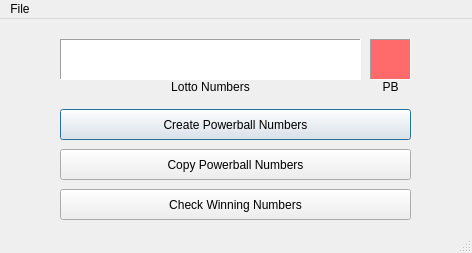
<?xml version="1.0" encoding="UTF-8"?>
<ui version="4.0">
 <class>MainWindow</class>
 <widget class="QMainWindow" name="MainWindow">
  <property name="geometry">
   <rect>
    <x>0</x>
    <y>0</y>
    <width>472</width>
    <height>253</height>
   </rect>
  </property>
  <property name="windowTitle">
   <string>Powerball Ticket Generator</string>
  </property>
  <widget class="QWidget" name="centralwidget">
   <widget class="QPushButton" name="powerball_generator">
    <property name="geometry">
     <rect>
      <x>60</x>
      <y>90</y>
      <width>351</width>
      <height>31</height>
     </rect>
    </property>
    <property name="text">
     <string>Create Powerball Numbers</string>
    </property>
    <property name="autoDefault">
     <bool>false</bool>
    </property>
    <property name="default">
     <bool>true</bool>
    </property>
    <property name="flat">
     <bool>false</bool>
    </property>
   </widget>
   <widget class="QTextEdit" name="lotto_num_field">
    <property name="geometry">
     <rect>
      <x>60</x>
      <y>20</y>
      <width>301</width>
      <height>41</height>
     </rect>
    </property>
    <property name="font">
     <font>
      <family>Arial Black</family>
      <pointsize>16</pointsize>
      <weight>75</weight>
      <bold>true</bold>
     </font>
    </property>
    <property name="frameShape">
     <enum>QFrame::Panel</enum>
    </property>
    <property name="html">
     <string>&lt;!DOCTYPE HTML PUBLIC &quot;-//W3C//DTD HTML 4.0//EN&quot; &quot;http://www.w3.org/TR/REC-html40/strict.dtd&quot;&gt;
&lt;html&gt;&lt;head&gt;&lt;meta name=&quot;qrichtext&quot; content=&quot;1&quot; /&gt;&lt;style type=&quot;text/css&quot;&gt;
p, li { white-space: pre-wrap; }
&lt;/style&gt;&lt;/head&gt;&lt;body style=&quot; font-family:'Arial Black'; font-size:16pt; font-weight:600; font-style:normal;&quot;&gt;
&lt;p align=&quot;right&quot; style=&quot;-qt-paragraph-type:empty; margin-top:0px; margin-bottom:0px; margin-left:0px; margin-right:0px; -qt-block-indent:0; text-indent:0px; font-family:'MS Shell Dlg 2'; font-weight:400;&quot;&gt;&lt;br /&gt;&lt;/p&gt;&lt;/body&gt;&lt;/html&gt;</string>
    </property>
   </widget>
   <widget class="QPushButton" name="powerball_copy">
    <property name="geometry">
     <rect>
      <x>60</x>
      <y>130</y>
      <width>351</width>
      <height>31</height>
     </rect>
    </property>
    <property name="text">
     <string>Copy Powerball Numbers</string>
    </property>
   </widget>
   <widget class="QTextEdit" name="powerball_num_field">
    <property name="geometry">
     <rect>
      <x>370</x>
      <y>20</y>
      <width>41</width>
      <height>41</height>
     </rect>
    </property>
    <property name="palette">
     <palette>
      <active>
       <colorrole role="Base">
        <brush brushstyle="SolidPattern">
         <color alpha="255">
          <red>255</red>
          <green>107</green>
          <blue>107</blue>
         </color>
        </brush>
       </colorrole>
      </active>
      <inactive>
       <colorrole role="Base">
        <brush brushstyle="SolidPattern">
         <color alpha="255">
          <red>255</red>
          <green>107</green>
          <blue>107</blue>
         </color>
        </brush>
       </colorrole>
      </inactive>
      <disabled>
       <colorrole role="Base">
        <brush brushstyle="SolidPattern">
         <color alpha="255">
          <red>240</red>
          <green>240</green>
          <blue>240</blue>
         </color>
        </brush>
       </colorrole>
      </disabled>
     </palette>
    </property>
    <property name="font">
     <font>
      <family>Arial Black</family>
      <pointsize>16</pointsize>
      <weight>75</weight>
      <bold>true</bold>
     </font>
    </property>
    <property name="frameShape">
     <enum>QFrame::Panel</enum>
    </property>
    <property name="html">
     <string>&lt;!DOCTYPE HTML PUBLIC &quot;-//W3C//DTD HTML 4.0//EN&quot; &quot;http://www.w3.org/TR/REC-html40/strict.dtd&quot;&gt;
&lt;html&gt;&lt;head&gt;&lt;meta name=&quot;qrichtext&quot; content=&quot;1&quot; /&gt;&lt;style type=&quot;text/css&quot;&gt;
p, li { white-space: pre-wrap; }
&lt;/style&gt;&lt;/head&gt;&lt;body style=&quot; font-family:'Arial Black'; font-size:16pt; font-weight:600; font-style:normal;&quot;&gt;
&lt;p align=&quot;center&quot; style=&quot;-qt-paragraph-type:empty; margin-top:0px; margin-bottom:0px; margin-left:0px; margin-right:0px; -qt-block-indent:0; text-indent:0px; font-family:'MS Shell Dlg 2'; font-size:8.25pt; font-weight:400;&quot;&gt;&lt;br /&gt;&lt;/p&gt;&lt;/body&gt;&lt;/html&gt;</string>
    </property>
   </widget>
   <widget class="QLabel" name="numbers_label">
    <property name="geometry">
     <rect>
      <x>60</x>
      <y>60</y>
      <width>301</width>
      <height>16</height>
     </rect>
    </property>
    <property name="text">
     <string>Lotto Numbers</string>
    </property>
    <property name="alignment">
     <set>Qt::AlignCenter</set>
    </property>
   </widget>
   <widget class="QLabel" name="PB_label">
    <property name="geometry">
     <rect>
      <x>370</x>
      <y>60</y>
      <width>41</width>
      <height>16</height>
     </rect>
    </property>
    <property name="text">
     <string>PB</string>
    </property>
    <property name="alignment">
     <set>Qt::AlignCenter</set>
    </property>
   </widget>
   <widget class="QPushButton" name="powerball_web_button">
    <property name="geometry">
     <rect>
      <x>60</x>
      <y>170</y>
      <width>351</width>
      <height>31</height>
     </rect>
    </property>
    <property name="text">
     <string>Check Winning Numbers</string>
    </property>
    <property name="autoDefault">
     <bool>false</bool>
    </property>
    <property name="default">
     <bool>false</bool>
    </property>
    <property name="flat">
     <bool>false</bool>
    </property>
   </widget>
  </widget>
  <widget class="QStatusBar" name="statusbar"/>
  <widget class="QMenuBar" name="menubar">
   <property name="geometry">
    <rect>
     <x>0</x>
     <y>0</y>
     <width>472</width>
     <height>21</height>
    </rect>
   </property>
   <widget class="QMenu" name="menuFile">
    <property name="title">
     <string>File</string>
    </property>
    <addaction name="actionQuit"/>
   </widget>
   <addaction name="menuFile"/>
  </widget>
  <action name="actionQuit">
   <property name="text">
    <string>Quit</string>
   </property>
   <property name="statusTip">
    <string>Quit Program</string>
   </property>
   <property name="shortcut">
    <string>Ctrl+Q</string>
   </property>
   <property name="shortcutContext">
    <enum>Qt::WindowShortcut</enum>
   </property>
   <property name="menuRole">
    <enum>QAction::QuitRole</enum>
   </property>
  </action>
 </widget>
 <tabstops>
  <tabstop>lotto_num_field</tabstop>
  <tabstop>powerball_num_field</tabstop>
  <tabstop>powerball_generator</tabstop>
  <tabstop>powerball_copy</tabstop>
 </tabstops>
 <resources/>
 <connections/>
</ui>
